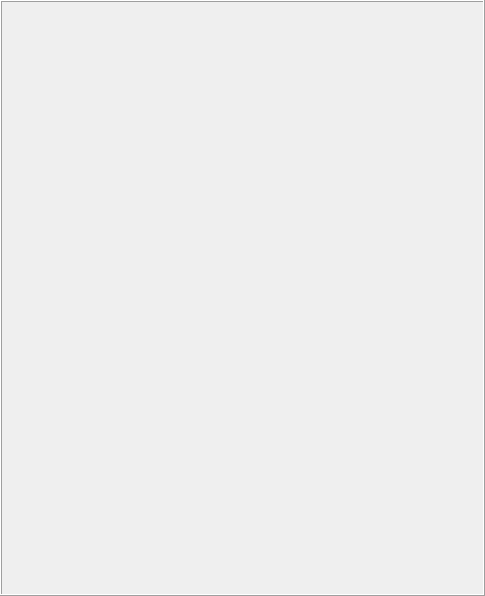
<?xml version="1.0" encoding="UTF-8"?>
<ui version="4.0">
 <class>FilePanelGUI</class>
 <widget class="QFrame" name="FilePanelGUI">
  <property name="geometry">
   <rect>
    <x>0</x>
    <y>0</y>
    <width>485</width>
    <height>596</height>
   </rect>
  </property>
  <property name="windowTitle">
   <string/>
  </property>
  <property name="frameShape">
   <enum>QFrame::Box</enum>
  </property>
  <property name="frameShadow">
   <enum>QFrame::Raised</enum>
  </property>
  <layout class="QVBoxLayout" name="verticalLayout" stretch="">
   <property name="spacing">
    <number>2</number>
   </property>
   <property name="leftMargin">
    <number>0</number>
   </property>
   <property name="topMargin">
    <number>0</number>
   </property>
   <property name="rightMargin">
    <number>0</number>
   </property>
   <property name="bottomMargin">
    <number>0</number>
   </property>
  </layout>
 </widget>
 <resources/>
 <connections/>
 <slots>
  <slot>onBrowse()</slot>
 </slots>
</ui>
